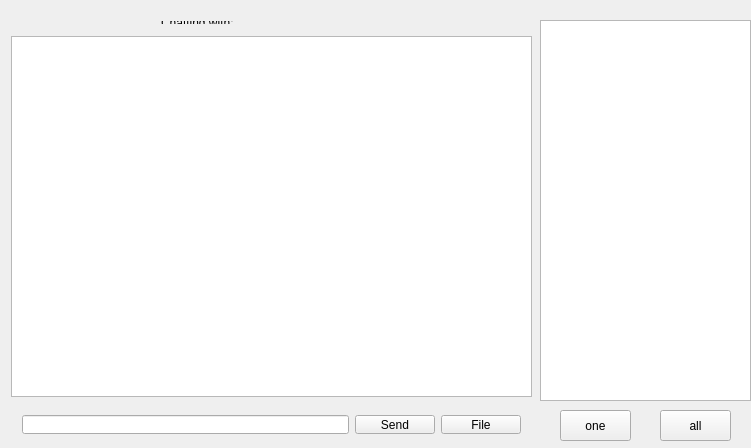
<?xml version="1.0" encoding="UTF-8"?>
<ui version="4.0">
 <class>interface</class>
 <widget class="QWidget" name="interface">
  <property name="geometry">
   <rect>
    <x>0</x>
    <y>0</y>
    <width>751</width>
    <height>448</height>
   </rect>
  </property>
  <property name="windowTitle">
   <string>Chat Client</string>
  </property>
  <widget class="QTableWidget" name="tableWidget_userlist">
   <property name="geometry">
    <rect>
     <x>540</x>
     <y>20</y>
     <width>211</width>
     <height>381</height>
    </rect>
   </property>
  </widget>
  <widget class="QTableWidget" name="tableWidget_msgPage">
   <property name="geometry">
    <rect>
     <x>11</x>
     <y>36</y>
     <width>521</width>
     <height>361</height>
    </rect>
   </property>
  </widget>
  <widget class="QPushButton" name="btn_one">
   <property name="geometry">
    <rect>
     <x>560</x>
     <y>410</y>
     <width>71</width>
     <height>31</height>
    </rect>
   </property>
   <property name="text">
    <string>one</string>
   </property>
  </widget>
  <widget class="QPushButton" name="btn_all">
   <property name="geometry">
    <rect>
     <x>660</x>
     <y>410</y>
     <width>71</width>
     <height>31</height>
    </rect>
   </property>
   <property name="text">
    <string>all</string>
   </property>
  </widget>
  <widget class="QWidget" name="layoutWidget">
   <property name="geometry">
    <rect>
     <x>150</x>
     <y>10</y>
     <width>231</width>
     <height>25</height>
    </rect>
   </property>
   <layout class="QHBoxLayout" name="horizontalLayout_2">
    <item>
     <widget class="QLabel" name="label">
      <property name="text">
       <string>Chatting with:</string>
      </property>
     </widget>
    </item>
    <item>
     <widget class="QLabel" name="chatuser">
      <property name="text">
       <string/>
      </property>
     </widget>
    </item>
   </layout>
  </widget>
  <widget class="QWidget" name="layoutWidget">
   <property name="geometry">
    <rect>
     <x>11</x>
     <y>404</y>
     <width>521</width>
     <height>41</height>
    </rect>
   </property>
   <layout class="QHBoxLayout" name="horizontalLayout">
    <item>
     <widget class="QLineEdit" name="lineEdit_msg"/>
    </item>
    <item>
     <widget class="QPushButton" name="btn_send">
      <property name="text">
       <string>Send</string>
      </property>
     </widget>
    </item>
    <item>
     <widget class="QPushButton" name="btn_file">
      <property name="text">
       <string>File</string>
      </property>
     </widget>
    </item>
   </layout>
  </widget>
 </widget>
 <layoutdefault spacing="6" margin="11"/>
 <resources/>
 <connections/>
</ui>
